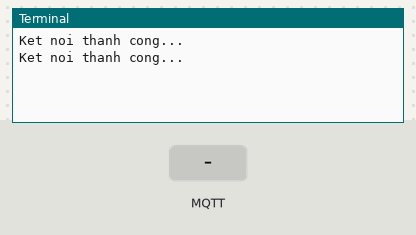
Recording of a program running on a simulated Raspberry Pi (BCM pin numbers). On the bench: the last lines printed to the terminal. The inputs (shaded band) are chosen by the test bench. No MQTT or app messages arrive unless stated.

Above: at 1.5 s.
1.6 s: MQTT message "USB Serial Device" arrives on the first subscribed topic
At 2.8 s:
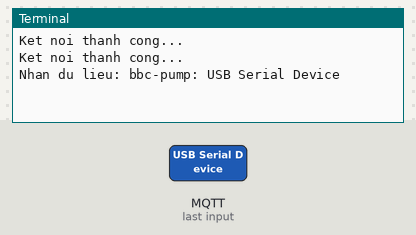
3.1 s: MQTT message "None" arrives on the first subscribed topic
At 4.2 s:
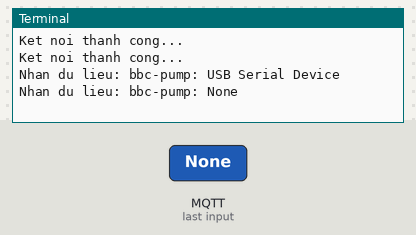
4.6 s: MQTT message "TEMP" arrives on the first subscribed topic
At 5.3 s:
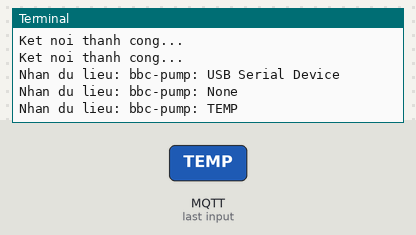
6.1 s: MQTT message "HUMID" arrives on the first subscribed topic
At 6.5 s:
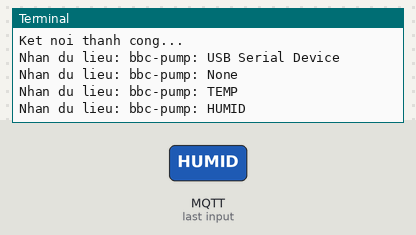
7.6 s: MQTT message "LIGHT" arrives on the first subscribed topic
At 8.8 s:
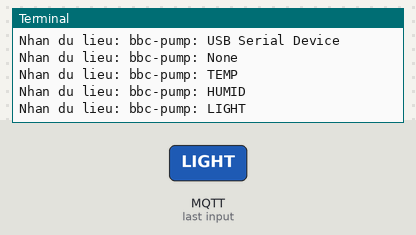
9.1 s: MQTT message "SOIL" arrives on the first subscribed topic
At 10.0 s:
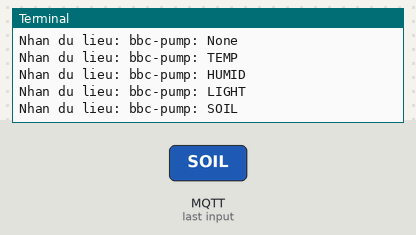

Measured:
- after the input at 1.6 s, the terminal: prints a new line at once (image 1)
- after the input at 3.1 s, the terminal: prints a new line at once (image 2)
- after the input at 4.6 s, the terminal: prints a new line at once (image 3)
- after the input at 6.1 s, the terminal: prints a new line at once (image 4)
- after the input at 7.6 s, the terminal: prints a new line at once (image 5)
- after the input at 9.1 s, the terminal: prints a new line at once (image 6)

The program:

Gateway.py
```python
import serial.tools.list_ports
import random
import time
import sys
from Adafruit_IO import MQTTClient

AIO_FEED_ID = {"bbc-pump", "bbc-fan", "bbc-led", "bbc-mode"}
#
# AIO_USERNAME = "trongho912"
# AIO_KEY = "aio_oXwW17pj9GUjy3rCioqNINAIfG1K"

AIO_USERNAME_1 = "trongho912"
AIO_KEY_1 = "aio_fRTi73AmTn6IW6Wv275vdCiRUzfn"

AIO_USERNAME_2 = "hotrong912"
AIO_KEY_2 = "aio_ywrc83AY1VKkvstJvW2DG4kj4zIk"


def connected(client):
    print("Ket noi thanh cong...")
    for feed in AIO_FEED_ID:
        client.subscribe(feed)


def subscribe(client, userdata, mid, granted_qos):
    print("Subcribe thanh cong...")


def disconnected(client):
    print("Ngat ket noi...")
    sys.exit(1)


def message(client, feed_id, payload):
    print("Nhan du lieu: " + feed_id + ": " + payload)
    code = "!" + feed_id + ":" + payload + '#'
    if isMicrobitConnected:
        ser.write((str(code)).encode())

# client = MQTTClient(AIO_USERNAME, AIO_KEY)
# client.on_connect = connected
# client.on_disconnect = disconnected
# client.on_message = message
# client.on_subscribe = subscribe
# client.connect()
# client.loop_background()


client1 = MQTTClient(AIO_USERNAME_1, AIO_KEY_1)
client2 = MQTTClient(AIO_USERNAME_2, AIO_KEY_2)

client1.on_connect = connected
client1.on_disconnect = disconnected
client1.on_message = message
client1.on_subscribe = subscribe
client1.connect()
client1.loop_background()

client2.on_connect = connected
client2.on_disconnect = disconnected
client2.on_message = message
client2.on_subscribe = subscribe
client2.connect()
client2.loop_background()


def getPort():
    ports = serial.tools.list_ports.comports()
    N = len(ports)
    commPort = "None"
    for i in range(0, N):
        port = ports[i]
        strPort = str(port)
        if "USB Serial Device" in strPort:
            splitPort = strPort.split(" ")
            commPort = (splitPort[0])
    return commPort


isMicrobitConnected = False
if getPort() == "None":  #hardcode for emulator
    ser = serial.Serial(port='COM4', baudrate=115200)
    isMicrobitConnected = True
elif getPort() != "None": #for real devices
    ser = serial.Serial(port=getPort(), baudrate=115200)
    isMicrobitConnected = True

mess = ""


def processData(data):
    data = data.replace("!", "")
    data = data.replace("#", "")
    splitData = data.split(":")
    print(splitData)
    FIELD_DATA = splitData[0]
    VALUE_DATA = splitData[1]
    try:
        if FIELD_DATA == "TEMP":
            client1.publish("bbc-dht11-temp", VALUE_DATA)
        elif FIELD_DATA == "HUMID":
            client1.publish("bbc-dht11-humid", VALUE_DATA)
        elif FIELD_DATA == "LIGHT":
            client1.publish("bbc-light", VALUE_DATA)
        elif FIELD_DATA == "SOIL":
            client1.publish("bbc-soil", VALUE_DATA)
        elif FIELD_DATA == "LED":
            client1.publish("bbc-led-auto", VALUE_DATA)
        elif FIELD_DATA == "PUMP":
            client1.publish("bbc-pump-auto", VALUE_DATA)
        elif FIELD_DATA == "FAN":
            client1.publish("bbc-fan-auto", VALUE_DATA)
    except:
        pass


def readSerial():
    bytesToRead = ser.inWaiting()
    if (bytesToRead > 0):
        global mess
        mess = mess + ser.read(bytesToRead).decode("UTF-8")
        while ("#" in mess) and ("!" in mess):
            start = mess.find("!")
            end = mess.find("#")
            processData(mess[start:end + 1])
            if (end == len(mess)):
                mess = ""
            else:
                mess = mess[end+1:]


while True:
    if isMicrobitConnected:
        readSerial()
    time.sleep(1)

# See PyCharm help at https://www.jetbrains.com/help/pycharm/
```
